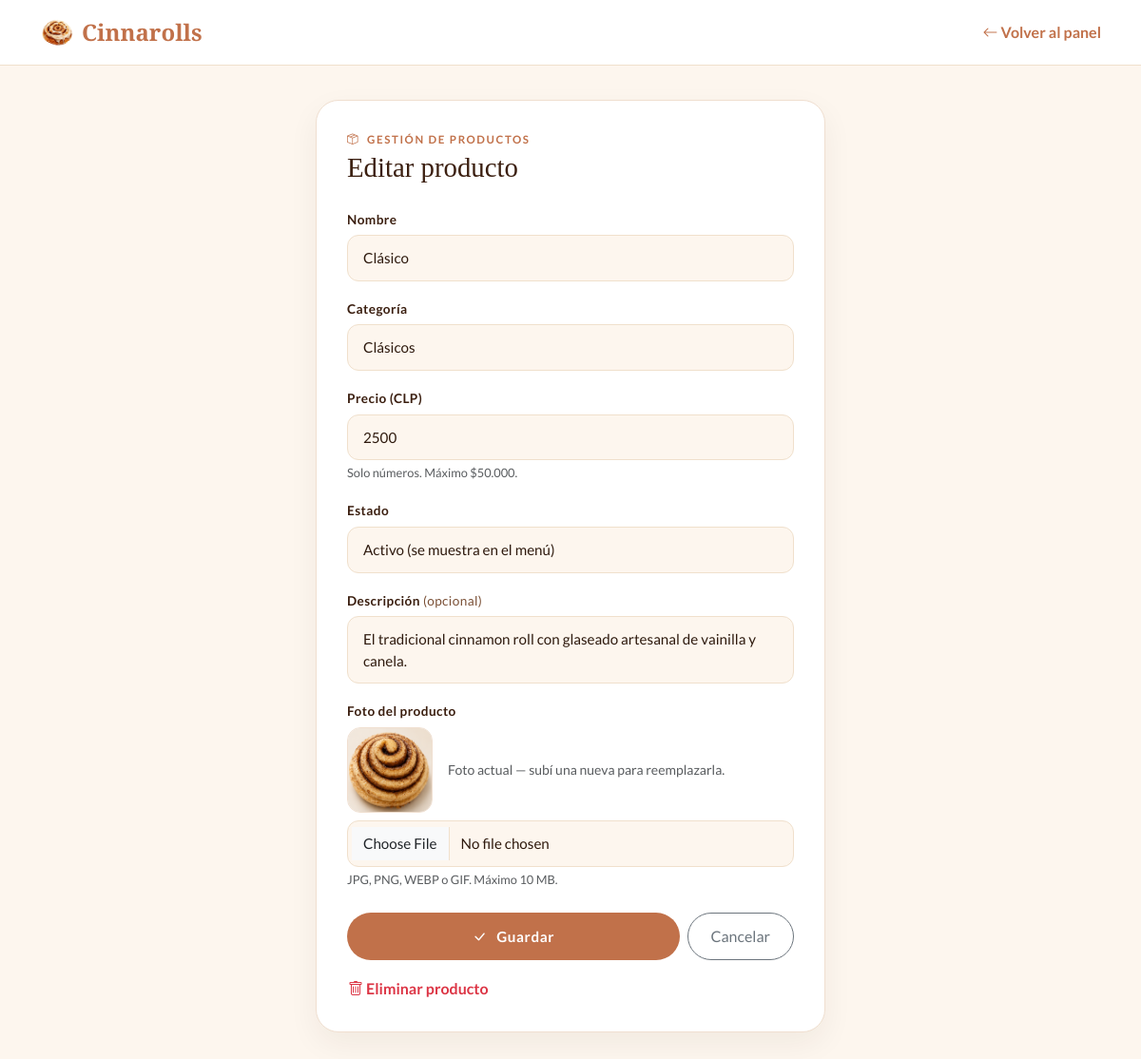
Screenshot of /panel-admin/producto/1/editar/ (signed in) with the database file from the repository.
### appcanela/models.py (models this page shows, shortened)
class Producto(models.Model):
    PRECIO_MIN = 1
    PRECIO_MAX = 50000
    nombre = models.CharField(max_length=100)
    categoria = models.CharField(max_length=50)
    precio = models.IntegerField(
        validators=[
            MinValueValidator(PRECIO_MIN),   # no permite 0 ni negativos
            MaxValueValidator(PRECIO_MAX),   # tope de $50.000
        ]
    )
    descripcion = models.TextField(blank=True, default="")
    imagen = models.ImageField(upload_to="productos/", blank=True, null=True)
    disponible = models.BooleanField(default=True)

### appcanela/views.py (the view, shortened to what this page needs)
# urls.py: path('panel-admin/producto/<int:producto_id>/editar/', views.producto_editar, name='producto_editar'),
@user_passes_test(lambda u: u.is_staff)
def producto_editar(request, producto_id):
    producto = get_object_or_404(Producto, id=producto_id)
    return render(request, "appcanela/producto_form.html", {
        "accion": "Editar producto",
        "producto": producto,
        "categorias": CATEGORIAS_PRODUCTO,
    })

### appcanela/context_processors.py (called while the page is built)
def configuracion_tienda(request):
    config = ConfiguracionTienda.get()
    return {
        "tienda_config": config,
        "tienda_abierta": config.esta_abierto_ahora(),
    }

### appcanela/models.py (called while the page is built)
    @classmethod
    def get(cls):
        obj, _ = cls.objects.get_or_create(pk=1)
        return obj

    def dias_atencion(self):
        return [
            self.atiende_lunes, self.atiende_martes, self.atiende_miercoles,
            self.atiende_jueves, self.atiende_viernes, self.atiende_sabado,
            self.atiende_domingo,
        ]

    def atiende_en_dia(self, fecha):
        return self.dias_atencion()[fecha.weekday()]

    def _to_time(self, valor):
        if isinstance(valor, str):
            return parse_time(valor)
        return valor

    def esta_abierto_ahora(self):
        from django.utils import timezone
        ahora = timezone.localtime()
        if not self.atiende_en_dia(ahora.date()):
            return False
        apertura = self._to_time(self.hora_apertura)
        cierre = self._to_time(self.hora_cierre)
        if apertura is None or cierre is None:
            return True  # si la config está incompleta, no bloqueamos
        return apertura <= ahora.time() <= cierre

### appcanela/templates/appcanela/producto_form.html (shortened to what this page needs)
{% extends 'appcanela/base.html' %}
{% load static %}
{% block navbar %}
    <div class="top-bar">
        <div class="container d-flex align-items-center justify-content-between">
            <a class="nav-brand" href="{% url 'index' %}">
                <img src="{% static 'appcanela/img/logo.png' %}" alt="Logo" style="width:36px;height:36px;object-fit:contain"> Cinnarolls
            </a>
            <a href="{% url 'panel_admin' %}"><i class="bi bi-arrow-left"></i> Volver al panel</a>
        </div>
    </div>
{% endblock %}
{% block content %}
    <div class="form-producto-wrap">
        <div class="container">
            <div class="form-card">
                <p class="form-eyebrow"><i class="bi bi-box-seam me-1"></i> Gestión de productos</p>
                <h1>{{ accion }}</h1>
                <form method="post" enctype="multipart/form-data" class="mt-4" novalidate>
                    <div class="mb-3">
                        <label class="form-label">Nombre</label>
                        <input type="text" name="nombre" class="form-control" required
                               maxlength="100" value="{{ producto.nombre|default:'' }}">
                    </div>
                    <div class="mb-3">
                        <label class="form-label">Categoría</label>
                        <select name="categoria" class="form-select" required>
                            {% for valor, etiqueta in categorias %}
                            <option value="{{ valor }}" {% if producto.categoria == valor %}selected{% endif %}>{{ etiqueta }}</option>
                            {% endfor %}
                        </select>
                    </div>
                    <div class="mb-3">
                        <label class="form-label">Precio (CLP)</label>
                        <input type="number" name="precio" class="form-control"
                               min="1" max="50000" step="1" required
                               inputmode="numeric"
                               oninput="this.value = this.value.replace(/[^0-9]/g, '')"
                               value="{{ producto.precio|default:'' }}">
                        <small class="text-muted" style="font-size:.8rem">Solo números. Máximo $50.000.</small>
                    </div>
                    <div class="mb-3">
                        <label class="form-label">Estado</label>
                        <select name="estado" class="form-select">
                            <option value="activo" {% if producto.disponible or not producto %}selected{% endif %}>Activo (se muestra en el menú)</option>
                        </select>
                    </div>
                    <div class="mb-3">
                        <label class="form-label">Descripción <span style="font-weight:400;color:var(--text-mid)">(opcional)</span></label>
                        <textarea name="descripcion" class="form-control" rows="2">{{ producto.descripcion|default:'' }}</textarea>
                    </div>
                    <div class="mb-4">
                        <label class="form-label">Foto del producto</label>
                        {% if producto.imagen %}
                        <div class="d-flex align-items-center gap-3 mb-2">
                            <img src="{{ producto.imagen.url }}" class="preview-img" alt="Foto actual">
                            <small class="text-muted">Foto actual — subí una nueva para reemplazarla.</small>
                        </div>
                        {% endif %}
                        <input type="file" name="imagen" class="form-control"
                            accept="image/jpeg,image/png,image/webp,image/gif">
                        <small class="text-muted" style="font-size:.8rem">JPG, PNG, WEBP o GIF. Máximo 10 MB.</small>
                    </div>
                    <div class="d-flex gap-2">
                        <button type="submit" class="btn-cinnamon justify-content-center flex-grow-1">
                            <i class="bi bi-check-lg"></i> Guardar
                        </button>
                        <a href="{% url 'panel_admin' %}" class="btn btn-outline-secondary rounded-pill px-4 d-flex align-items-center">Cancelar</a>
                    </div>
                </form>
                {% if producto %}
                <form method="post" action="{% url 'producto_eliminar' producto.id %}" class="mt-3"
                      onsubmit="return confirm('¿Eliminar este producto? Esta acción no se puede deshacer.');">
                    <button type="submit" class="btn btn-link text-danger p-0" style="text-decoration:none;font-weight:700;">
                        <i class="bi bi-trash"></i> Eliminar producto
                    </button>
                </form>
                {% endif %}
            </div>
        </div>
    </div>
{% endblock %}

### appcanela/static/appcanela/css/mystyle.css (style rules this page uses)
:root { --cream: #fdf6ee; --warm-tan: #f0e0cc; --cinnamon: #c1714a; --dark-cin: #a05535; --espresso: #3b1f10; --soft-rose: #e8b49a; --text-dark: #2e1a0e; --text-mid: #7a4f35; }
* { box-sizing: border-box; }
body { font-family: 'Lato', sans-serif; background-color: var(--cream); color: var(--text-dark); margin: 0; }
.nav-brand { font-family: 'Playfair Display', serif; font-size: 1.5rem; color: var(--cinnamon); text-decoration: none; display: flex; align-items: center; gap: 8px; }
.btn-cinnamon { background: var(--cinnamon); color: #fff; border: none; border-radius: 50px; padding: 14px 36px; font-size: .95rem; font-weight: 700; letter-spacing: .04em; transition: background .2s, transform .2s, box-shadow .2s; text-decoration: none; display: inline-flex; align-items: center; gap: 10px; cursor: pointer; }
.form-control, .form-select { border: 1.5px solid var(--warm-tan); border-radius: 12px; padding: 12px 16px; font-size: .95rem; color: var(--text-dark); background: var(--cream); transition: border-color .2s, box-shadow .2s; }
.form-label { font-size: .85rem; font-weight: 700; color: var(--text-mid); margin-bottom: 6px; letter-spacing: .03em; }
textarea.form-control { resize: none; }
html { scroll-behavior: smooth; }

### appcanela/templates/appcanela/producto_form.html (style rules this page uses)
body { background: var(--cream); }
.top-bar { padding: 16px 0; border-bottom: 1px solid var(--warm-tan); background: #fff; }
.top-bar a { color: var(--cinnamon); text-decoration: none; font-weight: 700; }
.form-producto-wrap { max-width: 560px; margin: 0 auto; padding: 36px 0 64px; }
.form-card { background: #fff; border: 1px solid #f0dfd0; border-radius: 24px; padding: 32px; box-shadow: 0 12px 32px rgba(59,31,16,.06); }
.form-card h1 { font-family: 'Playfair Display', serif; color: var(--espresso); font-size: 1.8rem; margin-bottom: 4px; }
.form-eyebrow { font-size: .72rem; font-weight: 700; letter-spacing: .14em; text-transform: uppercase; color: var(--cinnamon); margin-bottom: 4px; }
.form-card .form-label { font-weight: 700; color: var(--espresso); margin-bottom: 6px; }
.preview-img { width: 90px; height: 90px; object-fit: cover; border-radius: 14px; border: 1px solid #f0dfd0; }

### rows the page displays
Producto: nombre "Clásico", categoria "Clásicos", precio "2500", estado "Activo (se muestra en el menú)", descripcion "El tradicional cinnamon roll con glaseado artesanal de vainilla y canela.", imagen (picture)

### other values shown
{{ accion }} "Editar producto"
